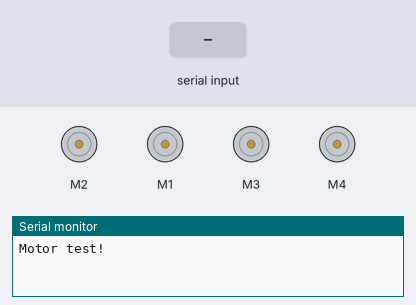
The sketch below on a simulated Arduino Uno, built with avr-gcc and run on an emulated ATmega328P. Parts: 4 × DC motor (green arrow = forward, orange = backward, longer = faster), the last lines printed to the serial monitor. Inputs (shaded band) come from the test bench.

Above: at 1.2 s.
1.3 s: "1" received over the second serial link
At 1.7 s:
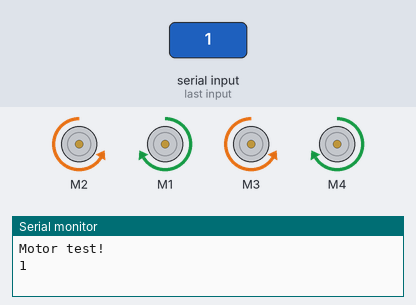
3.3 s: "2" received over the second serial link
At 3.7 s:
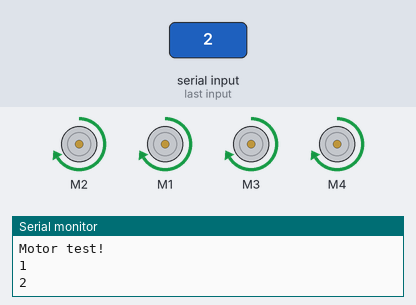
5.3 s: "3" received over the second serial link
At 5.7 s:
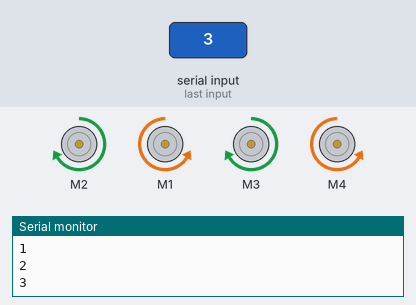
7.3 s: "4" received over the second serial link
At 7.7 s:
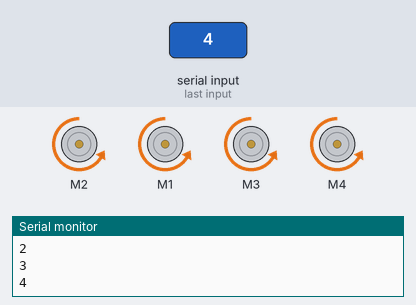
Timing chart, 0 to 10.3 s (numbered marks = the images above; inputs shaded):
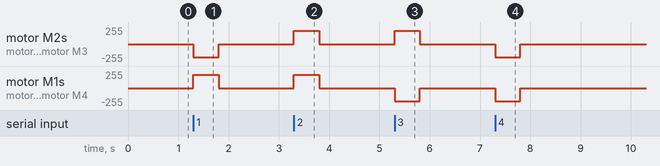

Measured:
- after the input at 1.3 s, motor M2, motor M3: stopped → backward 200/255 at once, → stopped 0.50 s later; motor M1, motor M4: stopped → forward 200/255 at once, → stopped 0.50 s later
- after the input at 3.3 s, motor M2, motor M1, motor M3, motor M4: stopped → forward 200/255 at once, → stopped 0.50 s later
- after the input at 5.3 s, motor M2, motor M3: stopped → forward 200/255 at once, → stopped 0.50 s later; motor M1, motor M4: stopped → backward 200/255 at once, → stopped 0.50 s later
- after the input at 7.3 s, motor M2, motor M1, motor M3, motor M4: stopped → backward 200/255 at once, → stopped 0.50 s later

The sketch:

BluetoothCar.ino
```cpp
#include <AFMotor.h>

#include <SoftwareSerial.h>
SoftwareSerial BT(14, 15);
// creates a "virtual" serial port/UART
// connect BT module TX to D10
// connect BT module RX to D11
// connect BT Vcc to 5V, GND to GND

AF_DCMotor frontRight(1);
AF_DCMotor frontLeft(2);
AF_DCMotor rearLeft(3);
AF_DCMotor rearRight(4);

char a; // stores incoming character from other device

void setup() {
  Serial.begin(9600);           // set up Serial library at 9600 bps
  Serial.println("Motor test!");

  BT.begin(9600);

  BT.println("Hello from Arduino");

  // You might play with the speed, I'd keep all wheels the same speed
  frontLeft.setSpeed(200);
  frontRight.setSpeed(200);
  rearLeft.setSpeed(200);
  rearRight.setSpeed(200);
}

void loop() {
  if (BT.available())
  {
    a=(BT.read());
    Serial.println(a);
    if (a=='1')
    {
      // Turn Left Logic
      frontRight.run(FORWARD);
      rearRight.run(FORWARD);
      frontLeft.run(BACKWARD);
      rearLeft.run(BACKWARD);
      delay(500);
      frontRight.run(RELEASE);
      frontLeft.run(RELEASE);
      rearRight.run(RELEASE);
      rearLeft.run(RELEASE);
    }
    if (a=='2')
    {
      // Go Forward Logic
      frontRight.run(FORWARD);
      frontLeft.run(FORWARD);
      rearRight.run(FORWARD);
      rearLeft.run(FORWARD);
      delay(500);
      frontRight.run(RELEASE);
      frontLeft.run(RELEASE);
      rearRight.run(RELEASE);
      rearLeft.run(RELEASE);
    }
    if (a=='3')
    {
      // Turn Right Logic
      frontLeft.run(FORWARD);
      frontRight.run(BACKWARD);
      rearLeft.run(FORWARD);
      rearRight.run(BACKWARD);
      delay(500);
      frontRight.run(RELEASE);
      frontLeft.run(RELEASE);
      rearRight.run(RELEASE);
      rearLeft.run(RELEASE);
    }
    if (a=='4')
    {
      // Go Backward Logic
      frontRight.run(BACKWARD);
      frontLeft.run(BACKWARD);
      rearRight.run(BACKWARD);
      rearLeft.run(BACKWARD);
      delay(500);
      frontRight.run(RELEASE);
      frontLeft.run(RELEASE);
      rearRight.run(RELEASE);
      rearLeft.run(RELEASE);
    }
    // Add more "if (a == 'XX')" blocks to create more controls
    if (a=='?')
    {

    }
  }

}
```
